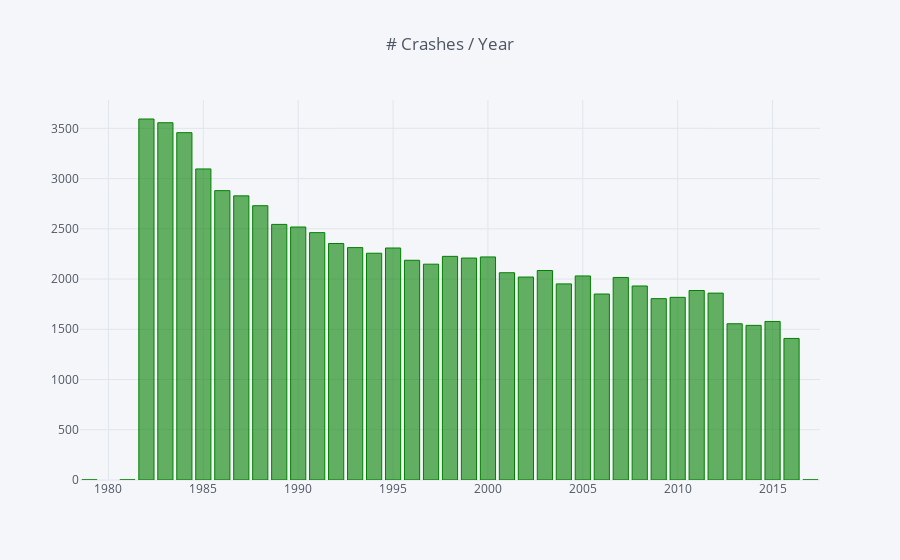

Notebook source saved alongside this figure:
### Code cell
crash_data['Year'] = crash_data['Event.Date'].apply(lambda x: x.year)
by_year = crash_data.groupby('Year').count()
by_year.loc[1979:].iplot(kind='bar', y='Event.Id', title='# Crashes / Year',color='green')

### Figure 1 — Plotly figure (JSON) as saved in the notebook; plotly's stock layout.template omitted (floating-point values rounded to 4 significant figures)
{"data": [{"marker": {"color": "rgba(0, 128, 0, 0.6)", "line": {"color": "rgba(0, 128, 0, 1.0)", "width": 1}}, "name": "Event.Id", "orientation": "v", "text": "", "type": "bar", "x": [1979, 1981, 1982, 1983, 1984, 1985, 1986, 1987, 1988, 1989, 1990, 1991, 1992, 1993, 1994, 1995, 1996, 1997, 1998, 1999, 2000, 2001, 2002, 2003, 2004, 2005, 2006, 2007, 2008, 2009, 2010, 2011, 2012, 2013, 2014, 2015, 2016, 2017], "y": [1, 1, 3593, 3556, 3457, 3096, 2880, 2828, 2730, 2544, 2518, 2462, 2354, 2313, 2257, 2309, 2187, 2148, 2226, 2209, 2220, 2063, 2020, 2085, 1952, 2031, 1851, 2016, 1931, 1805, 1818, 1886, 1860, 1555, 1539, 1578, 1409, 1]}], "layout": {"legend": {"bgcolor": "#F5F6F9", "font": {"color": "#4D5663"}}, "paper_bgcolor": "#F5F6F9", "plot_bgcolor": "#F5F6F9", "title": "# Crashes / Year", "titlefont": {"color": "#4D5663"}, "xaxis1": {"gridcolor": "#E1E5ED", "showgrid": true, "tickfont": {"color": "#4D5663"}, "title": "", "titlefont": {"color": "#4D5663"}, "zerolinecolor": "#E1E5ED"}, "yaxis1": {"gridcolor": "#E1E5ED", "showgrid": true, "tickfont": {"color": "#4D5663"}, "title": "", "titlefont": {"color": "#4D5663"}, "zerolinecolor": "#E1E5ED"}}}
